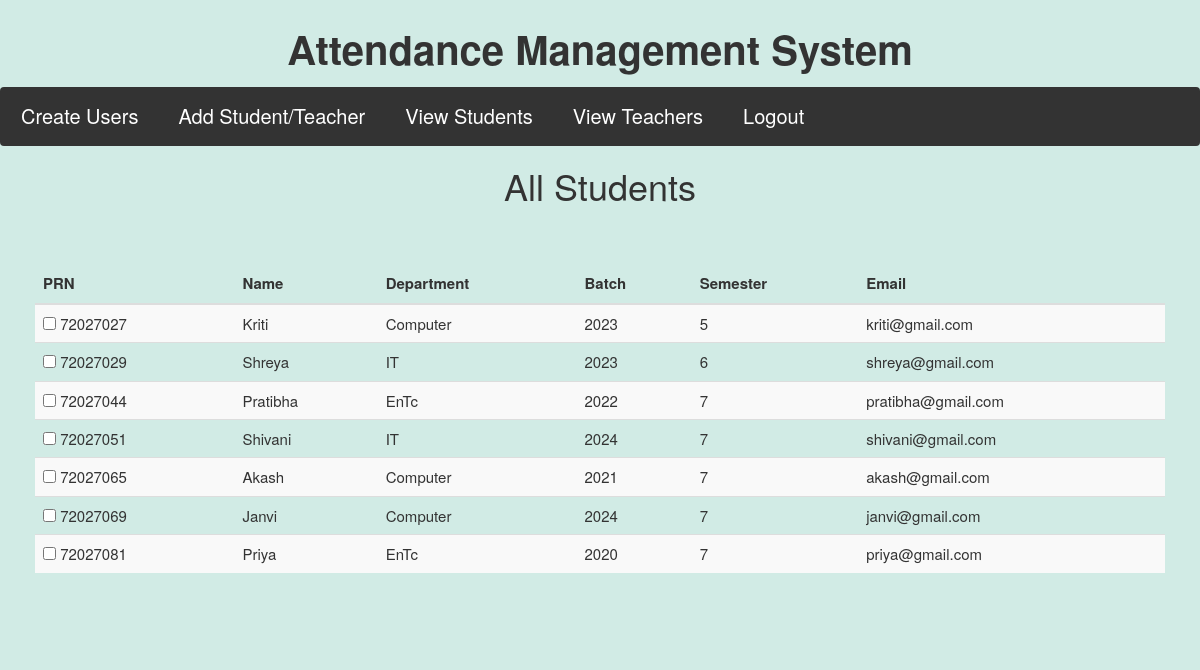
The page /admin/v-students.php (signed in) on the database its author committed.
### tables this page shows
CREATE TABLE `students` (
  `st_id` varchar(20) NOT NULL,
  `st_name` varchar(20) NOT NULL,
  `st_dept` varchar(20) NOT NULL,
  `st_batch` int(4) NOT NULL,
  `st_sem` int(11) NOT NULL,
  `st_email` varchar(30) NOT NULL
);

### admin/v-students.php (the view, shortened to what this page needs)
<?php
include('connect.php');
?>
<!DOCTYPE html>
<html lang="en">
<head>
<link rel="stylesheet" href="stylead.css" >
  <link rel="stylesheet" type="text/css" href="../css/main.css">
  <link rel="stylesheet" href="https://maxcdn.bootstrapcdn.com/bootstrap/3.3.7/css/bootstrap.min.css" >
  <link rel="stylesheet" href="https://maxcdn.bootstrapcdn.com/bootstrap/3.3.7/css/bootstrap-theme.min.css" >
  <link rel="stylesheet" href="styles.css" >
</head>
<body>
    <header>
      <h1>Attendance Management System</h1>
      <div class="navbar">
        <a href="signup.php" style="text-decoration:none;">Create Users</a>
        <a href="index.php" style="text-decoration:none;">Add Student/Teacher</a>
        <a href="v-students.php" style="text-decoration:none;">View Students</a>
      <a href="v-teachers.php" style="text-decoration:none;">View Teachers</a>
        <a href="../logout.php" style="text-decoration:none;">Logout</a>
      </div>
    </header>
<center>
<h1>All Students</h1>
<div class="content">
  <div class="row">
    <table class="table table-striped table-hover">
        <thead>
        <tr>
          <th scope="col">PRN </th>
          <th scope="col">Name</th>
          <th scope="col">Department</th>
          <th scope="col">Batch</th>
          <th scope="col">Semester</th>
          <th scope="col">Email</th>
        </tr>
        </thead>
     <?php
       $all_query = mysqli_query($con,"SELECT * from students ORDER BY st_id asc");
       while ($data = mysqli_fetch_array($all_query)) {
       ?>
       <tr>
         <td><input type="checkbox" value="checked" > <?php echo $data['st_id']; ?></td>
         <td><?php echo $data['st_name']; ?></td>
         <td><?php echo $data['st_dept']; ?></td>
         <td><?php echo $data['st_batch']; ?></td>
         <td><?php echo $data['st_sem']; ?></td>
         <td><?php echo $data['st_email']; ?></td>
       </tr>
       <?php
            }
        ?>
      </table>
  </div>
</div>
</center>
</body>
</html>

### admin/stylead.css (style rules this page uses)
:root { --primary-color: #d1ebe5; --font-family: 'Alata', sans-serif; }
header h1 { font: var(--font-family); font-weight: bold; font-size: 40px; background-color: var(--primary-color); }
h1 { color:#003396; font-weight: bold; }
.navbar { background-color: #27213c; }
.content { font: var(--font-family); font-size: 15px; }

### css/main.css (style rules this page uses)
header { font-size: 15px; font-style: bold; text-align: center; }
body { color: black; background-color: rgb(255, 255, 255); font-family: Arial; margin: 0; }
table input { background-color: white; }
.navbar { font-size: 20px; overflow: hidden; background-color: #333; }
.navbar a { float: left; display: block; color: white; text-align: center; padding: 14px 20px; text-decoration: none; }
.row { display: flex; flex-wrap: wrap; }
.content { flex: 30%; background-color: white; padding: 50px; }

### styles.css (style rules this page uses)
:root { --primary-color: #d1ebe5; --font-family: 'Alata', sans-serif; }
body { background-color: #d1ebe5; }
.content { background-color: #d1ebe5; }

### rows shown on the page
students: st_id "72027027", st_name "Kriti", st_dept "Computer", st_batch "2023", st_sem "5", st_email "kriti@gmail.com"
students: st_id "72027029", st_name "Shreya", st_dept "IT", st_batch "2023", st_sem "6", st_email "shreya@gmail.com"
students: st_id "72027044", st_name "Pratibha", st_dept "EnTc", st_batch "2022", st_sem "7", st_email "pratibha@gmail.com"
students: st_id "72027051", st_name "Shivani", st_dept "IT", st_batch "2024", st_sem "7", st_email "shivani@gmail.com"
students: st_id "72027065", st_name "Akash", st_dept "Computer", st_batch "2021", st_sem "7", st_email "akash@gmail.com"
students: st_id "72027069", st_name "Janvi", st_dept "Computer", st_batch "2024", st_sem "7", st_email "janvi@gmail.com"
students: st_id "72027081", st_name "Priya", st_dept "EnTc", st_batch "2020", st_sem "7", st_email "priya@gmail.com"
